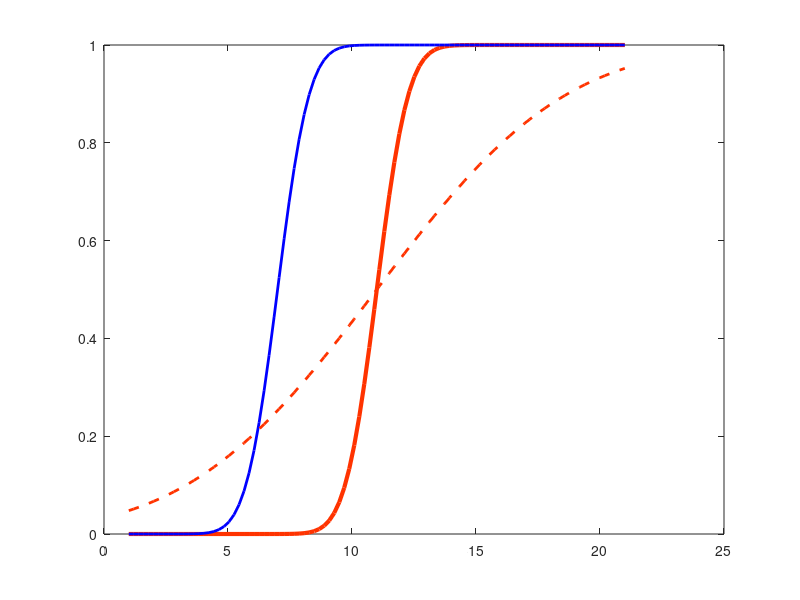

Recreate this plot in MATLAB. (Note: this script raises an error after producing the figure.)
% script analysis behaviour
clear all

%% visualize cumulative Gaussian function
x = linspace(1, 21, 100);
psy_fun = @(mu, sigma) (1/2).*(1 + erf((x-mu)./(sqrt(2)*sigma)) );

% set parameters for plotting the function
mu_value = 11;
sigma_value = 1;

% plot
plot(x, psy_fun(mu_value, sigma_value),'-','Color',[1 0.2 0.0],'LineWidth',3);

hold on

% change mu, the function moves horizontally
plot(x, psy_fun(mu_value-4, sigma_value),'-','Color',[0 0 1],'LineWidth',2)

% increase sigma, the slope becomes shallower
plot(x, psy_fun(mu_value, sigma_value+5),'--','Color',[1 0.2 0.0],'LineWidth',2)

hold off

%% load data
opts = detectImportOptions('emo_recognition_1subject.csv');
preview('emo_recognition_1subject.csv',opts)
D  = readtable('emo_recognition_1subject.csv', opts);

% table values can be accessed in the following ways
%D(:,'morph_level');
D.morph_level;

% recoder responses sa 'sad' choices
D.resp_sad = 1 - D.resp_happy;

%% Plot raw data

% calculate averages and standard errors
stim = unique(D.morph_level);
nTrials = NaN(size(stim));
pSad = NaN(size(stim));
pSad_se = NaN(size(stim));
for cc = 1:length(stim)
    nTrials(cc) = sum(D.morph_level==stim(cc));
    pSad(cc) = mean(D.resp_sad(D.morph_level==stim(cc)));
    pSad_se(cc) = sqrt(pSad(cc) * (1-pSad(cc))) / nTrials(cc);
end

% make plot
h = scatter(stim, pSad,50,'o','MarkerEdgeColor',[0 0 1],'MarkerFaceColor',[0 0 1]);
set(gcf,'color','w');
hold on
line([11,11],[0,1],'LineWidth',0.2,'LineStyle','--');
line([1,21],[0.5,0.5],'LineWidth',0.2,'LineStyle','--');
for cc = 1:length(stim)
    plot([stim(cc),stim(cc)],[pSad(cc)-pSad_se(cc), pSad(cc)+pSad_se(cc)],'Color',[0 0 1],'LineWidth',2);
end
hold off

% add labelling 
xlabel('Face morphing [happy > sad]');
ylabel('Proportion responses "sad"');
xlim([min(stim),max(stim)]); 
ylim([0 1]);

%% fit psychometric function
[mu, sigma, L] = fit_p_r(D.morph_level, D.resp_sad);

% add psychometric function to plot
stim_fine = linspace(min(stim), max(stim),100)';
pred_prob = p_r1(stim_fine, mu, sigma);

hold on
plot(stim_fine, pred_prob,'-','Color',[1 0.2 0.0],'LineWidth',3);

% add line to indicate point of "perceptual indifference"
% referred to as point of subjective equality or PSE
line([mu,mu],[0,0.5],'Color',[1 0.2 0.0],'LineWidth',1.5,'LineStyle','--');

hold off



%% bootstrap
[out] = bootstrapCI_psy_fun(mu,sigma, D.morph_level, 1000);
out.mu
out.sigma

% add CI for MU on plot
hold on
line(out.mu.CI, [0.5,0.5],'Color',[1 0.2 0.0],'LineWidth',7);
hold off


%% visualize the likelihood function
[X,Y] = meshgrid(linspace(5, 15,100),linspace(0.1, 5,100));
F = arrayfun(@(xi,yi) exp(L_r(D.morph_level, D.resp_sad, xi, yi)), X, Y);
surf(X,Y,F);
shading flat
xlabel('mu');
zlabel('likelihood');
ylabel('sigma');

% [X,Y] = meshgrid(linspace(8, 11,50),linspace(0.5, 4,50));
% F = arrayfun(@(xi,yi) exp(L_r(D.morph_level, D.resp_sad, xi, yi)), X, Y);
% surf(X,Y,F);
% % shading flat
% xlabel('mu');
% zlabel('likelihood');
% ylabel('sigma');
% xlim([8,11]); 
% ylim([0.5,4]); 

% change view
view(2)
shading interp
hold on
plot3(mu, sigma,max(F(:)),'ko')
hold off

%% exercises

% 1) repeat with a noisy participants and see how the log-likelihood
% function changes 
D  = readtable('emo_recognition_1subject_less data.csv', opts);


% 2) here is a participant that also make some random errors: how can the
% approach above be adapted to take this into account?
D  = readtable('emo_recognition_1subject_lapses.csv', opts);

